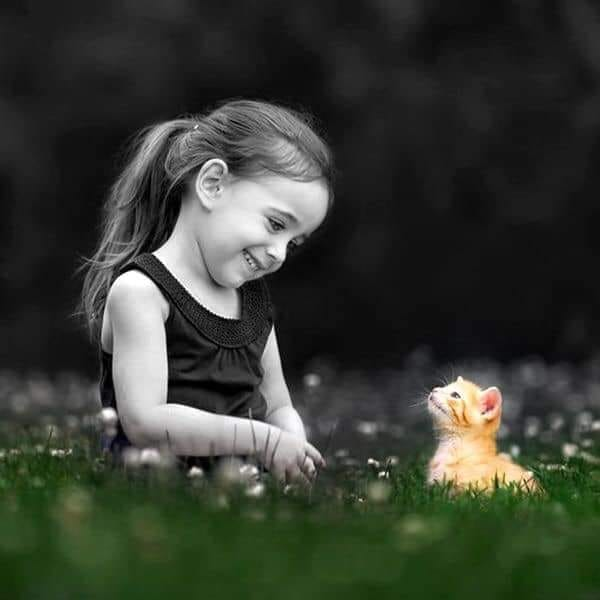
#> input picture girl.jpg, 600 x 600 px
$ python sketchCode.py
#> lines starting #> are read from the running program, lines starting #| are printed output that depends on the picture


#https://docs.opencv.org/4.x/d4/d13/tutorial_py_filtering.html


import cv2
image = cv2.imread('girl.jpg') # loads an image from the specified file
#> image is the input picture: shape (600, 600, 3); mean B, G, R 50.8, 60.3, 55.5
# convert an image from one color space to another
grey_img = cv2.cvtColor(image, cv2.COLOR_BGR2GRAY)
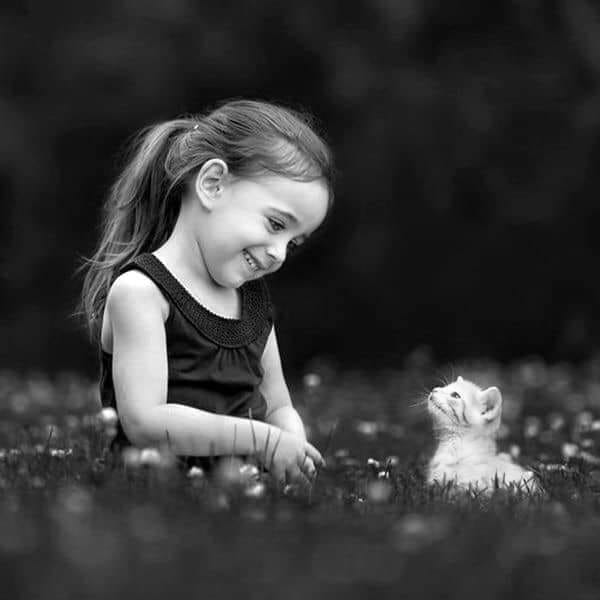
#> grey_img: shape (600, 600); min 0, max 255, mean 57.8
invert = cv2.bitwise_not(grey_img) # helps in masking of the image
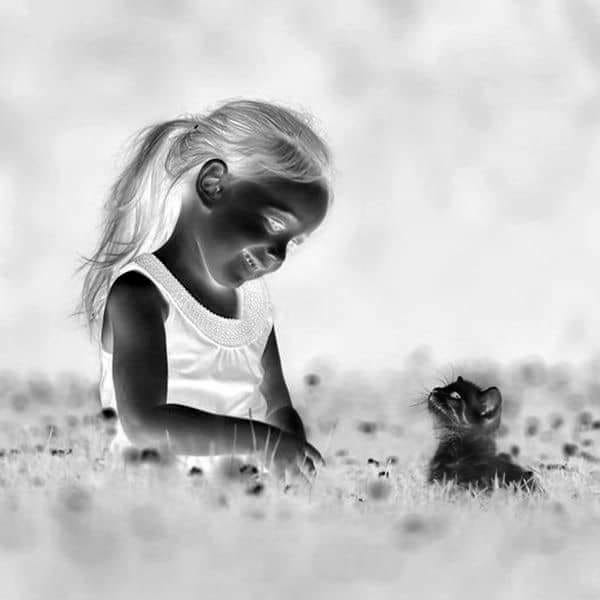
#> invert: shape (600, 600); min 0, max 255, mean 197.2
# sharp edges in images are smoothed while minimizing too much blurring
blur = cv2.GaussianBlur(invert, (21, 21), 0)
invertedblur = cv2.bitwise_not(blur)
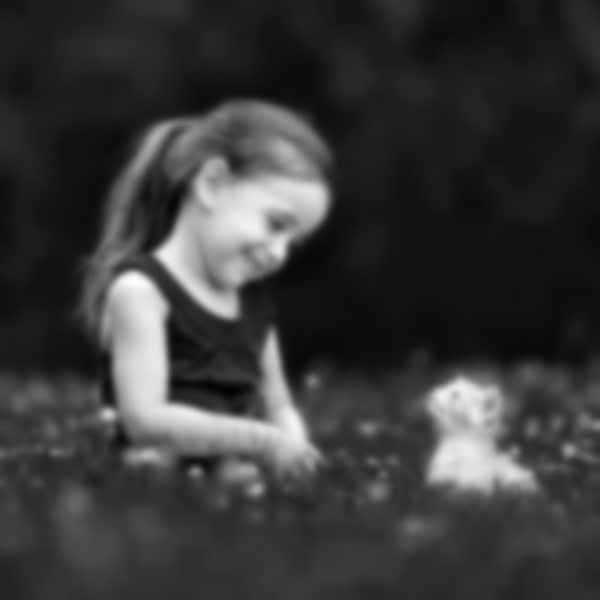
#> invertedblur: shape (600, 600); min 4, max 253, mean 57.8
sketch = cv2.divide(grey_img, invertedblur, scale=256.0)
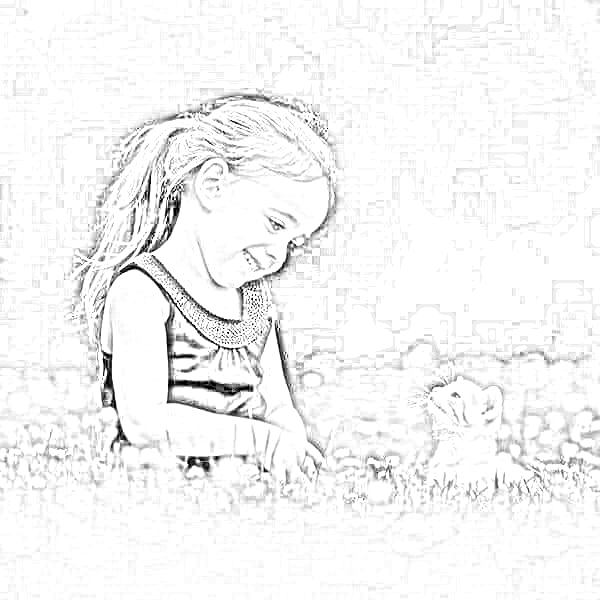
#> sketch: shape (600, 600); min 0, max 255, mean 244.5
cv2.imwrite("sketch.png", sketch) # converted image is saved as mentioned name

cv2.imshow('sketch',sketch)
cv2.waitKey(0)
cv2.destroyAllWindows()


import cv2

image=cv2.imread('girl.jpg')
grey_image=cv2.cvtColor(image,cv2.COLOR_BGR2GRAY)
invert=cv2.bitwise_not(grey_image)
blur=cv2.GaussianBlur(invert,(55,55),0)
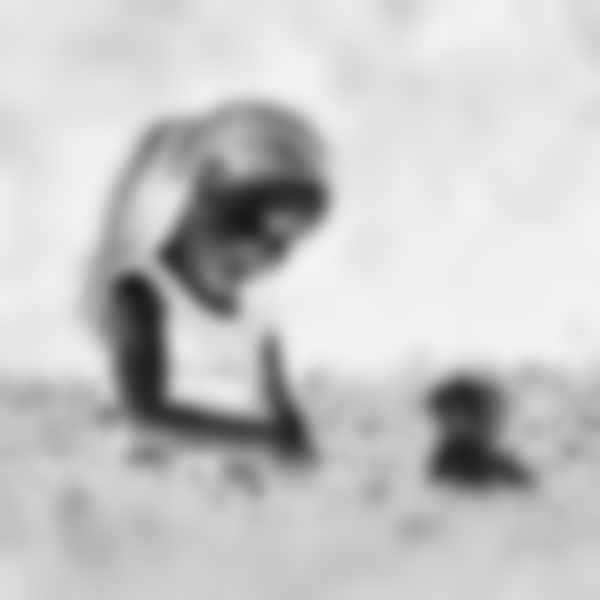
#> blur: shape (600, 600); min 25, max 245, mean 197.2
invertednlur=cv2.bitwise_not(blur)
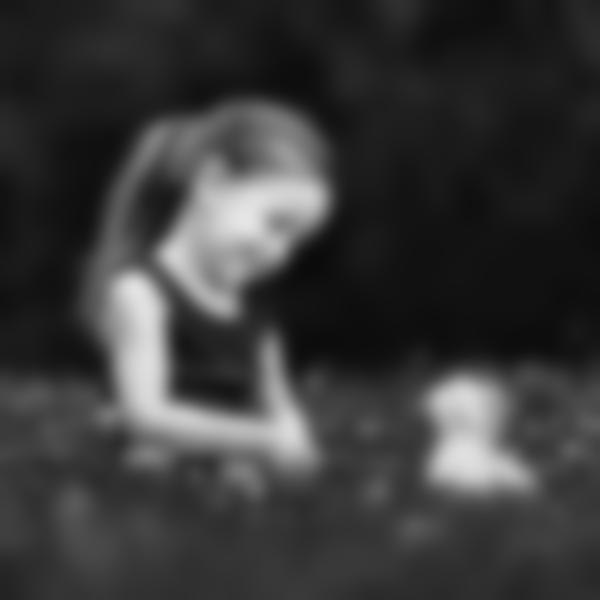
#> invertednlur: shape (600, 600); min 10, max 230, mean 57.8
sketch=cv2.divide(grey_image,invertednlur,scale=256.0)
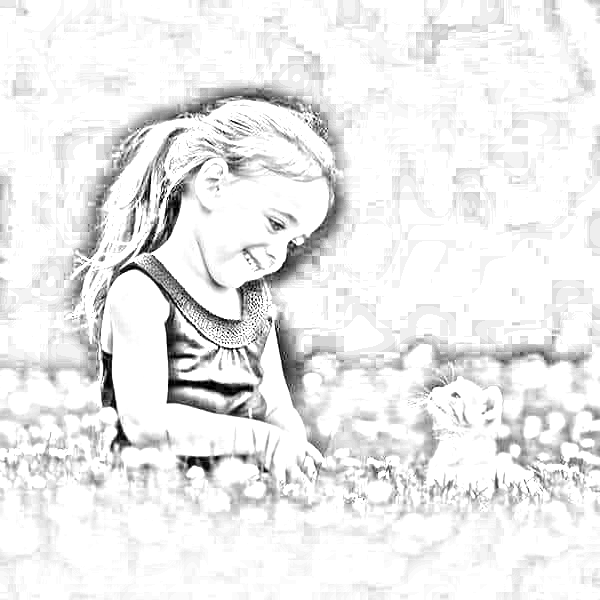
#> sketch: shape (600, 600); min 0, max 255, mean 235.6

cv2.imshow('sketch',sketch)
cv2.waitKey(0)
cv2.destroyAllWindows()


vowels=['a','e','i','o','u']
#> (the run stopped early here; a loop or call above may not have finished)
